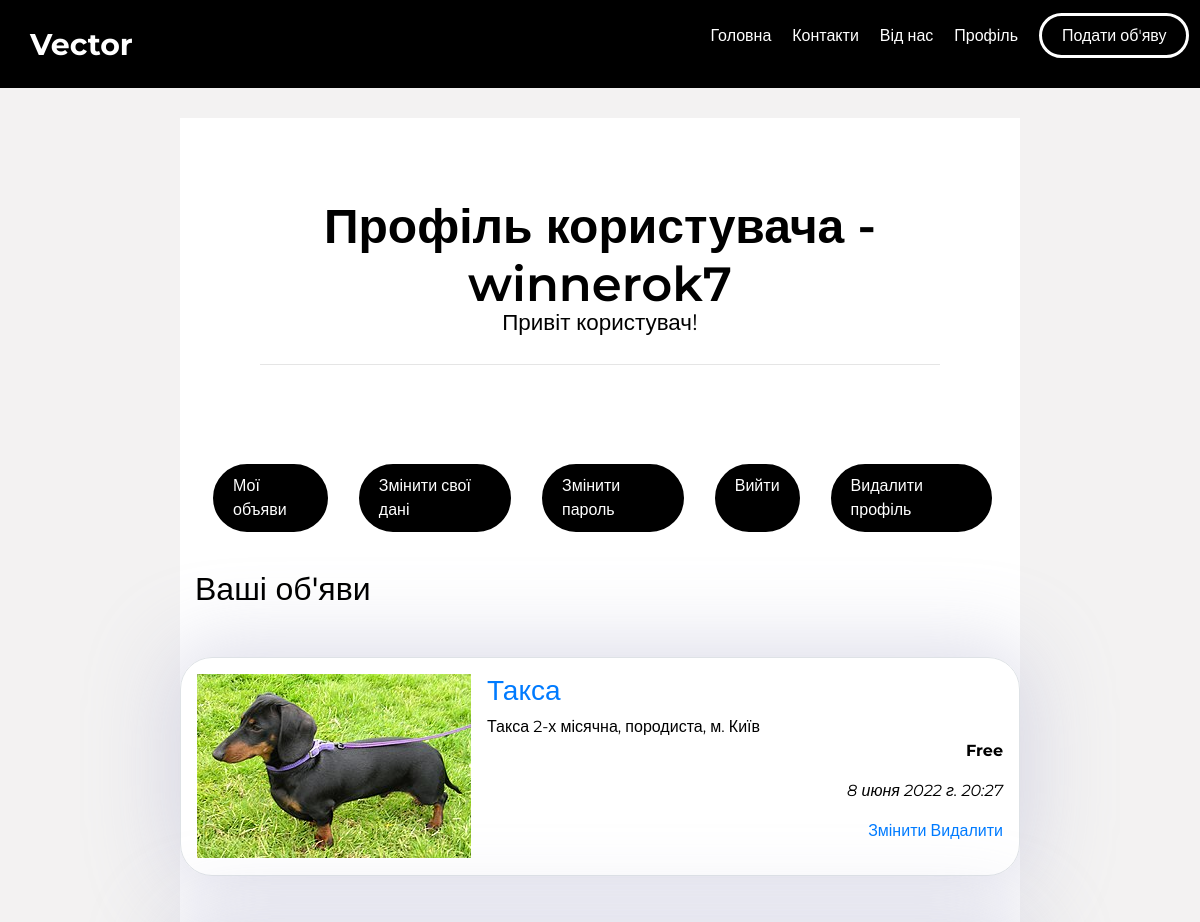
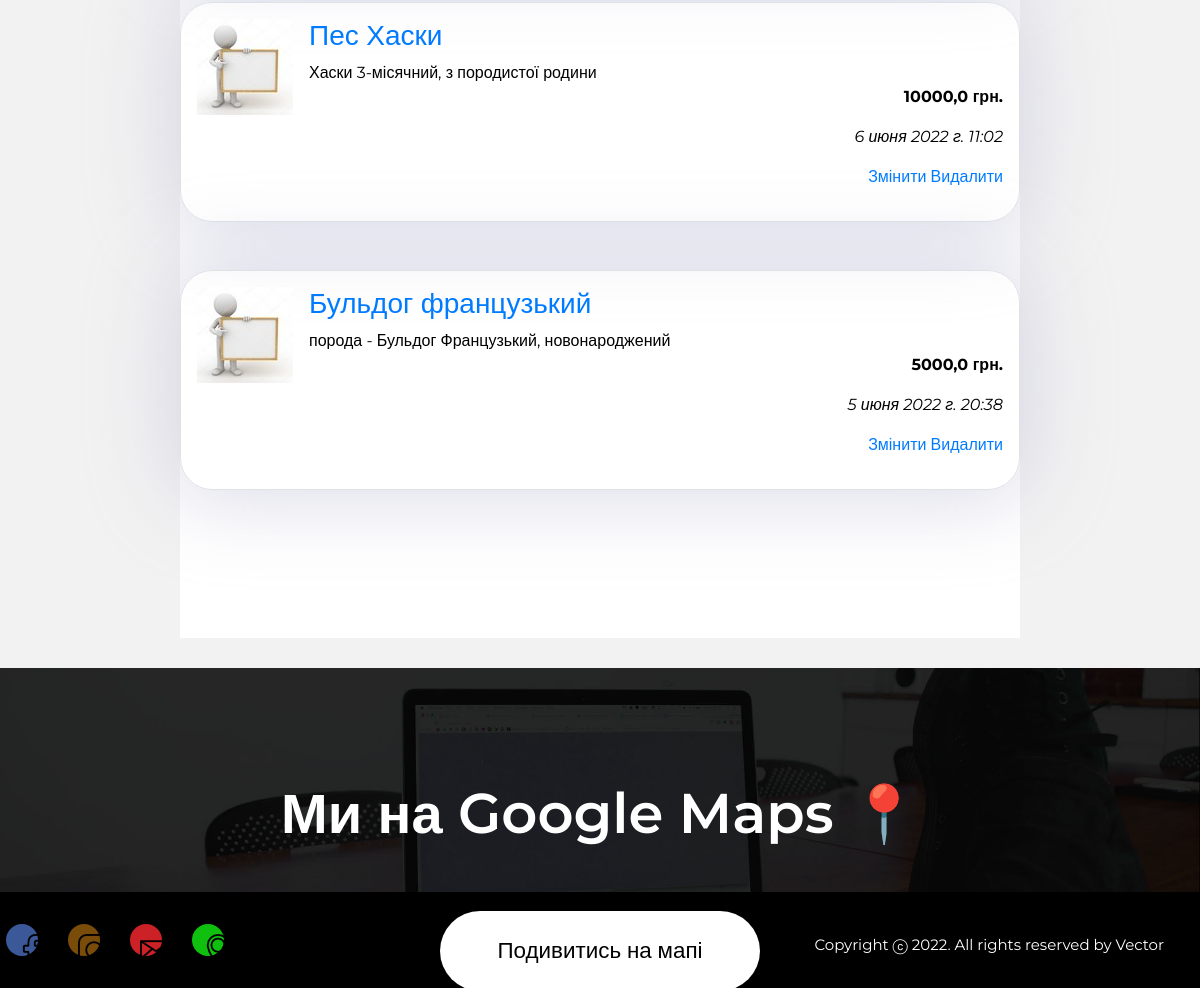
/accounts/profile/ (signed in), run on the app's committed database (2 pictures, top to bottom).
### main/models.py (models this page shows, shortened)
class CmnUser(AbstractUser):
    is_activated = models.BooleanField(default=True,db_index=True,verbose_name='Is you activated?')
    alert_message = models.BooleanField(default=True, verbose_name='Send messages about new comments?')
    class Meta(AbstractUser.Meta):
        pass

class Ad(models.Model):
    heading = models.ForeignKey(SubHeading, on_delete=models.PROTECT,
                               verbose_name='Рубрика')
    title = models.CharField(max_length=40, verbose_name='Товар')
    content = models.TextField(verbose_name='Опис')
    price = models.FloatField(default=0, verbose_name='Ціна')
    contacts = models.TextField(verbose_name='Контакти')
    image = models.ImageField(blank=True, upload_to=get_time_marker,
                              verbose_name='Зображення')
    author = models.ForeignKey(CmnUser, on_delete=models.CASCADE,
                               verbose_name='Автор об`яви')
    is_active = models.BooleanField(default=True, db_index=True,
                                    verbose_name='Выводить в списке?')
    created_at = models.DateTimeField(auto_now_add=True, db_index=True,
                                      verbose_name='Опубликовано')
    class Meta:
        verbose_name_plural = 'Advertisments'
        verbose_name = 'Advertisment'
        ordering = ['-created_at']

### main/views.py (the view)
# urls.py: path('accounts/profile/', profile, name='profile'),
@login_required
def profile(request):
    ads = Ad.objects.filter(author=request.user.pk)
    context = {'ads':ads}
    return render(request,'main/profile.html',context)

### main/models.py (called while the page is built)
    def get_queryset(self):
        return super().get_queryset().filter(super_heading__isnull=False)

### main/templates/main/profile.html (shortened to what this page needs)
{% load bootstrap4 %}
{% load thumbnail %}
{% load static %}
<!DOCTYPE html>
<html lang="en">
<head>
   <link rel="stylesheet" href="https://cdn.jsdelivr.net/npm/bootstrap@4.0.0/dist/css/bootstrap.min.css"
>
   <link rel="stylesheet" href="https://maxcdn.bootstrapcdn.com/font-awesome/4.7.0/css/font-awesome.min.css">
   <link rel="stylesheet" type="text/css" href="{% static 'main/style_pr.css' %}">
</head>
<body>
   <div class="main">
      <div class="header">
         <div class="logo">
            <a href="{% url 'main:main' %}" class="logo-item">Vector</a>
         </div>
         <div class="menu visible-lg">
            <ul>
               <li><a href="{% url 'main:main' %}" class="menu-link">Головна</a></li>
               <li><a href="{% url 'main:contacts' %}" class="menu-link">Контакти</a></li>
               <li><a href="{% url 'main:about' %}" class="menu-link">Від нас</a></li>
               {% if user.is_authenticated %}
               <li><a href="{% url 'main:profile' %}" class="menu-link">Профіль</a></li>
               <li><a href="{% url 'main:profile_ad_add' %}" class="get-appl-btn">Подати об'яву</a></li>
               {% else %}
               <li><a href="{% url 'main:register' %}" class="get-appl-btn">Зареєструватися</a></li>
               <li><a href="{% url 'main:login' %}" class="get-appl-btn">Увійти</a></li>
               {% endif %}
            </ul>
         </div>
      </div>
      <div class="table">
         <div class="table-header">
            <h2>Профіль користувача - {{ user.username }}</h2>
            {% if user.first_name and user.last_name %}
            <p>Привіт, {{ user.first_name }} {{ user.last_name }}!</p>
            {% else %}
            <p>Привіт користувач!</p>
            {% endif %}
            <hr>
         </div>
        <div class="buttons">
            <a class="btn-item get-appl-btn" href="{% url 'main:profile' %}">Мої объяви</a>
            <a class="btn-item get-appl-btn" href="{% url 'main:change_info' %}">Змінити свої дані</a>
            <a class="btn-item get-appl-btn" href="{% url 'main:change_password' %}">Змінити пароль</a>
            <a class="btn-item get-appl-btn" href="{% url 'main:logout' %}">Вийти</a>
            <a class="btn-item get-appl-btn" href="{% url 'main:delete_user' %}">Видалити профіль</a>
        </div>
         <div class="list">
            <h2>Ваші об'яви</h2>
            {% for ad in ads %}
            <li class="media my-5 p-3 border ad-elm">
               {% url 'main:detail' heading_pk=ad.heading.pk pk=ad.pk as url %}
               <a href="{{ url }}{{ all }}">
                  {% if ad.image %}
                  <img class="mr-3" src="{% thumbnail ad.image 'default' %}" alt="">
                  {% else %}
                  <img class="mr-3" src="{% static 'main/empty.jpg' %}" alt="">
                  {% endif %}
               </a>
               <div class="media-body">
                  <h3><a href="{{ url }}{{ all }}">{{ ad.title }}</a></h3>
                  <div>{{ ad.content }}</div>
                  {%if ad.price == 0 %}
                  <p class="text-right font-weight-bold">Free</p>
                  {% else %}
                  <p class="text-right font-weight-bold">{{ ad.price }} грн.</p>
                  {% endif %}
                  <p class="text-right font-italic">{{ ad.created_at }}</p>
                  <p class="text-right mt-2 fnc">
                     <a href="{% url 'main:profile_ad_change' pk=ad.pk %}">Змінити</a>
                     <a href="{% url 'main:profile_ad_delete' pk=ad.pk %}">Видалити</a>
                  </p>
               </div>
            </li>
            {% endfor %}
         </div>
      </div>
      <div class="contact">
         <h4>
            Ми на Google Maps 📍
         </h4>
         <a class="mpbtn" href="https://goo.gl/maps/KEZ9j1eXAizJKRjv6"><button class="maps-btn">Подивитись на
               мапі</button></a>
      </div>
      <div class="footer-wrap">
         <div class="footer">
            <div class="footer-menu">
               <ul>
                  <li class="footer-menu-link i1">
                     <a href="https://www.facebook.com/oleg.melnykov.7" class="l1"><img
                           src="{% static 'main/fc_icon.png'%}" alt="ico"></a>
                  </li>
                  <li class="footer-menu-link i2">
                     <a href="https://www.instagram.com/document_ks/" class="l2"><img
                           src="{% static 'main/inst_ico.png'%}" alt="ico"></a>
                  </li>
                  <li class="footer-menu-link i3">
                     <a href="" class="l3"><img src="{% static 'main/email_ico.png'%}" alt="ico"></a>
                  </li>
                  <li class="footer-menu-link i4">
                     <a href="https://goo.gl/maps/KEZ9j1eXAizJKRjv6" class="l4"><img
                           src="{% static 'main/maps_ico.png' %}" alt="ico"></a>
                  </li>
               </ul>
            </div>
            <div class="copyright">
               <a href="/" class="footer-item">Copyright ⓒ 2022. All rights reserved by Vector</a>
            </div>
         </div>
      </div>
   </div>
</body>
</html>

### main/static/main/style_pr.css (style rules this page uses)
body { font-family: 'Montserrat', sans-serif; margin: 0; }
.main { color: white; display: flex; flex-direction: column; justify-content: space-between; align-items: center; height: 100%; min-height: 600px; background-color: #f3f2f2; position: relative; }
.logo a { padding-left: 30px; font-size: 30px; font-weight: bold; text-decoration: none; color: white; }
.menu { width: 45%; }
.menu ul { list-style-type: none; display: flex; justify-content: space-around; }
.header { min-height: 11vh; width: 100%; align-items: center; display: flex; justify-content: space-between; position: relative; background: rgb(0, 0, 0); }
.menu-link { color: white; }
.get-appl-btn { color: white; text-decoration: none; border: 3px solid white; padding: 10px 20px; border-radius: 80px; }
.table { background-color: #fff; padding-bottom: 100px; margin: 30px; width: 70%; color: black; }
.table-header { text-align: center; padding: 5rem; }
.table-header p { font-size: 1.4rem; color: black; display: inline-block; width: 40rem; line-height: 1.2rem; }
.table-header h2 { color: black; font-size: 3rem; font-weight: 600; margin: 0; }
.contact { background: url(backfoot.jpg) no-repeat top; background-size: cover; padding-top: 7rem; padding-bottom: 7rem; height: 12rem; color: white; position: relative; text-align: center; width: 100%; }
.contact h4 { font-weight: 600; font-size: 3.5rem; margin: 0; }
.maps-btn { border: none; background-color: #fff; color: black; width: 20rem; height: 5rem; font-size: 1.4rem; font-weight: 400; margin-top: 4rem; border-radius: 120px; transition: 0.1s; }
.footer-wrap { display: flex; justify-content: center; width: 100%; background-color: black; }
.footer { height: 12vh; align-items: center; width: 99%; display: flex; justify-content: space-between; }
.footer-menu { width: 40%; }
.footer-menu ul { display: flex; justify-content: left; align-items: center; list-style: none; height: 40px; padding: 0; margin: 0; }
.footer-menu-link { text-decoration: none; align-items: center; background-color: white; width: 32px; height: 32px; border-radius: 50%; margin-right: 30px; }
.i1 { background: #3b5998; padding: 10px 10px; }
.i2 { background: #794c0a; padding: 10px 10px; }
.i3 { background: #cc2127; padding: 10px 10px; }
.i4 { background: #0fc00f; padding: 10px 10px; }
.footer-item { color: white; padding-right: 30px; font-size: 15px; }
.copyright { padding-left: 30px; font-size: 30px; cursor: pointer; }
.mpbtn { text-decoration: none; color: inherit; }
.ad-elm { border-radius: 2rem; box-shadow: 0px 0px 81.88px 10.12px rgba(204, 204, 223, 0.71); margin-top: 15px; padding: 10px; }
.buttons { display: flex; color: black; justify-content: center; margin-bottom: 35px; }
.btn-item { margin-right: 25px; background-color: black; }
.btn-item:first-child { margin-left: 30px; }
.list h2 { margin-left: 15px; }

### data on the page
CmnUser: username "winnerok7"
Ad: image (picture), title "Такса", content "Такса 2-х місячна, породиста, м. Київ", price "Free", created_at "8 июня 2022 г. 20:27"
Ad: title "Пес Хаски", content "Хаски 3-місячний, з породистої родини", price "10000,0", created_at "6 июня 2022 г. 11:02"
Ad: title "Бульдог французький", content "порода - Бульдог Французький, новонароджений", price "5000,0", created_at "5 июня 2022 г. 20:38"
